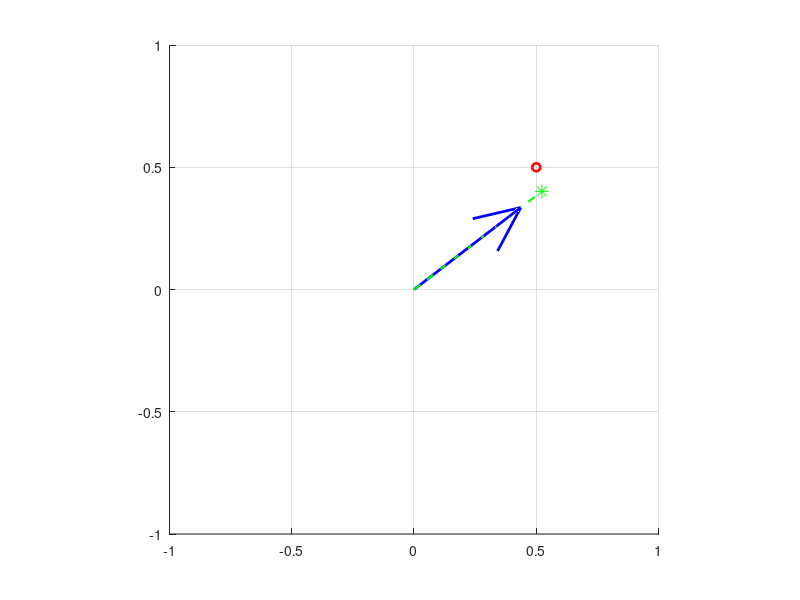

The MATLAB source for this figure:
% gradient_tracking_spsa.m
% METODO SPSA
clear; clc; close all;

%% Parámetros
H = 2; h = 1; m = 1.5; dt = 0.02; Tsim = 40;
alpha = 4;    % learning‐rate
c     = 0.01;    % tamaño de perturbación
sigma = 0; %0.005;   % ruido en P

% Trayectoria cuadrada en XY
vertices = [0.5,0.5; -0.5,0.5; -0.5,-0.5; 0.5,-0.5; 0.5,0.5];
numSteps = round(Tsim/dt);
path = interp1(linspace(0,1,5), vertices, linspace(0,1,numSteps), 'linear');
path = [path, repmat(h, numSteps,1)]';

% Posición y ángulos iniciales
R     = path(:,1);
Tpos  = [0;0;H];
d0    = R(:,1)-Tpos;
theta = acos(-d0(3)/norm(d0));
phi   = atan2(d0(2), d0(1));

% Simulación y gráfica
figure; axis equal; xlim([-1,1]); ylim([-1,1]); zlim([0,H+0.5]);
grid on; view(3); hold on;
hRX  = plot3(R(1,1),R(2,1),R(3,1),'ro','LineWidth',2);
hTX  = quiver3(0,0,H,0,0,0,0,'b','LineWidth',2);
hTGT = plot3(0,0,h,'g*','MarkerSize',10);
hLN  = plot3([0,0],[0,0],[H,h],'g--','LineWidth',1.5);

readP = @(R,u) ( (R-Tpos)'*u )^m / norm(R-Tpos)^(m+3) + sigma*randn();

%% Bucle SPSA
for k = 1:numSteps
  R = path(:,k);
  % 1) Perturbación aleatoria
  Delta = 2*(rand(2,1)>0.5)-1;  % ±1
  th_p = theta + c*Delta(1);
  ph_p = phi   + c*Delta(2);
  u_p  = [sin(th_p)*cos(ph_p); sin(th_p)*sin(ph_p); -cos(th_p)];
  P_p  = readP(R, u_p);
  u_m  = [sin(theta-c*Delta(1))*cos(phi-c*Delta(2));
          sin(theta-c*Delta(1))*sin(phi-c*Delta(2));
          -cos(theta-c*Delta(1))];
  P_m  = readP(R, u_m);

  % 2) Estima gradiente SPSA
  g_est = [(P_p-P_m)/(2*c*Delta(1));
           (P_p-P_m)/(2*c*Delta(2))];

  % 3) Actualiza ángulos
  theta = theta + alpha * g_est(1) * dt;
  phi   = phi   + alpha * g_est(2) * dt;
  theta = min(max(theta,0),pi/2);
  phi   = mod(phi,2*pi);

  % 4) Graficar
  u    = [sin(theta)*cos(phi); sin(theta)*sin(phi); -cos(theta)];
  t_i  = (h-H)/u(3);
  P_tg = Tpos + t_i*u;
  set(hRX, 'XData',R(1),'YData',R(2),'ZData',R(3));
  set(hTX, 'UData',u(1),'VData',u(2),'WData',u(3));
  set(hTGT,'XData',P_tg(1),'YData',P_tg(2),'ZData',P_tg(3));
  set(hLN, 'XData',[0,P_tg(1)],'YData',[0,P_tg(2)],'ZData',[H,P_tg(3)]);
  view(0,90)
  drawnow; pause(dt);
end
